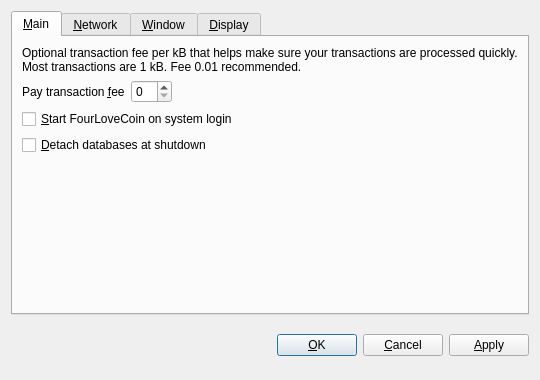
<?xml version="1.0" encoding="UTF-8"?>
<ui version="4.0">
 <class>OptionsDialog</class>
 <widget class="QDialog" name="OptionsDialog">
  <property name="geometry">
   <rect>
    <x>0</x>
    <y>0</y>
    <width>540</width>
    <height>380</height>
   </rect>
  </property>
  <property name="windowTitle">
   <string>Options</string>
  </property>
  <property name="modal">
   <bool>true</bool>
  </property>
  <layout class="QVBoxLayout" name="verticalLayout">
   <item>
    <widget class="QTabWidget" name="tabWidget">
     <property name="tabPosition">
      <enum>QTabWidget::North</enum>
     </property>
     <property name="currentIndex">
      <number>0</number>
     </property>
     <widget class="QWidget" name="tabMain">
      <attribute name="title">
       <string>&amp;Main</string>
      </attribute>
      <layout class="QVBoxLayout" name="verticalLayout_Main">
       <item>
        <widget class="QLabel" name="transactionFeeInfoLabel">
         <property name="text">
          <string>Optional transaction fee per kB that helps make sure your transactions are processed quickly. Most transactions are 1 kB. Fee 0.01 recommended.</string>
         </property>
         <property name="textFormat">
          <enum>Qt::PlainText</enum>
         </property>
         <property name="wordWrap">
          <bool>true</bool>
         </property>
        </widget>
       </item>
       <item>
        <layout class="QHBoxLayout" name="horizontalLayout_Main">
         <item>
          <widget class="QLabel" name="transactionFeeLabel">
           <property name="text">
            <string>Pay transaction &amp;fee</string>
           </property>
           <property name="textFormat">
            <enum>Qt::PlainText</enum>
           </property>
           <property name="buddy">
            <cstring>transactionFee</cstring>
           </property>
          </widget>
         </item>
         <item>
          <widget class="BitcoinAmountField" name="transactionFee"/>
         </item>
         <item>
          <spacer name="horizontalSpacer_Main">
           <property name="orientation">
            <enum>Qt::Horizontal</enum>
           </property>
           <property name="sizeHint" stdset="0">
            <size>
             <width>40</width>
             <height>20</height>
            </size>
           </property>
          </spacer>
         </item>
        </layout>
       </item>
       <item>
        <widget class="QCheckBox" name="bitcoinAtStartup">
         <property name="toolTip">
          <string>Automatically start FourLoveCoin after logging in to the system.</string>
         </property>
         <property name="text">
          <string>&amp;Start FourLoveCoin on system login</string>
         </property>
        </widget>
       </item>
       <item>
        <widget class="QCheckBox" name="detachDatabases">
         <property name="toolTip">
          <string>Detach block and address databases at shutdown. This means they can be moved to another data directory, but it slows down shutdown. The wallet is always detached.</string>
         </property>
         <property name="text">
          <string>&amp;Detach databases at shutdown</string>
         </property>
        </widget>
       </item>
       <item>
        <spacer name="verticalSpacer_Main">
         <property name="orientation">
          <enum>Qt::Vertical</enum>
         </property>
         <property name="sizeHint" stdset="0">
          <size>
           <width>20</width>
           <height>40</height>
          </size>
         </property>
        </spacer>
       </item>
      </layout>
     </widget>
     <widget class="QWidget" name="tabNetwork">
      <attribute name="title">
       <string>&amp;Network</string>
      </attribute>
      <layout class="QVBoxLayout" name="verticalLayout_Network">
       <item>
        <widget class="QCheckBox" name="mapPortUpnp">
         <property name="toolTip">
          <string>Automatically open the FourLoveCoin client port on the router. This only works when your router supports UPnP and it is enabled.</string>
         </property>
         <property name="text">
          <string>Map port using &amp;UPnP</string>
         </property>
        </widget>
       </item>
       <item>
        <widget class="QCheckBox" name="connectSocks">
         <property name="toolTip">
          <string>Connect to the FourLoveCoin network through a SOCKS proxy (e.g. when connecting through Tor).</string>
         </property>
         <property name="text">
          <string>&amp;Connect through SOCKS proxy:</string>
         </property>
        </widget>
       </item>
       <item>
        <layout class="QHBoxLayout" name="horizontalLayout_Network">
         <item>
          <widget class="QLabel" name="proxyIpLabel">
           <property name="text">
            <string>Proxy &amp;IP:</string>
           </property>
           <property name="textFormat">
            <enum>Qt::PlainText</enum>
           </property>
           <property name="buddy">
            <cstring>proxyIp</cstring>
           </property>
          </widget>
         </item>
         <item>
          <widget class="QValidatedLineEdit" name="proxyIp">
           <property name="maximumSize">
            <size>
             <width>140</width>
             <height>16777215</height>
            </size>
           </property>
           <property name="toolTip">
            <string>IP address of the proxy (e.g. 127.0.0.1)</string>
           </property>
          </widget>
         </item>
         <item>
          <widget class="QLabel" name="proxyPortLabel">
           <property name="text">
            <string>&amp;Port:</string>
           </property>
           <property name="textFormat">
            <enum>Qt::PlainText</enum>
           </property>
           <property name="buddy">
            <cstring>proxyPort</cstring>
           </property>
          </widget>
         </item>
         <item>
          <widget class="QLineEdit" name="proxyPort">
           <property name="maximumSize">
            <size>
             <width>55</width>
             <height>16777215</height>
            </size>
           </property>
           <property name="toolTip">
            <string>Port of the proxy (e.g. 9050)</string>
           </property>
          </widget>
         </item>
         <item>
          <widget class="QLabel" name="socksVersionLabel">
           <property name="text">
            <string>SOCKS &amp;Version:</string>
           </property>
           <property name="textFormat">
            <enum>Qt::PlainText</enum>
           </property>
           <property name="buddy">
            <cstring>socksVersion</cstring>
           </property>
          </widget>
         </item>
         <item>
          <widget class="QValueComboBox" name="socksVersion">
           <property name="toolTip">
            <string>SOCKS version of the proxy (e.g. 5)</string>
           </property>
          </widget>
         </item>
         <item>
          <spacer name="horizontalSpacer_Network">
           <property name="orientation">
            <enum>Qt::Horizontal</enum>
           </property>
           <property name="sizeHint" stdset="0">
            <size>
             <width>40</width>
             <height>20</height>
            </size>
           </property>
          </spacer>
         </item>
        </layout>
       </item>
       <item>
        <spacer name="verticalSpacer_Network">
         <property name="orientation">
          <enum>Qt::Vertical</enum>
         </property>
         <property name="sizeHint" stdset="0">
          <size>
           <width>20</width>
           <height>40</height>
          </size>
         </property>
        </spacer>
       </item>
      </layout>
     </widget>
     <widget class="QWidget" name="tabWindow">
      <attribute name="title">
       <string>&amp;Window</string>
      </attribute>
      <layout class="QVBoxLayout" name="verticalLayout_Window">
       <item>
        <widget class="QCheckBox" name="minimizeToTray">
         <property name="toolTip">
          <string>Show only a tray icon after minimizing the window.</string>
         </property>
         <property name="text">
          <string>&amp;Minimize to the tray instead of the taskbar</string>
         </property>
        </widget>
       </item>
       <item>
        <widget class="QCheckBox" name="minimizeOnClose">
         <property name="toolTip">
          <string>Minimize instead of exit the application when the window is closed. When this option is enabled, the application will be closed only after selecting Quit in the menu.</string>
         </property>
         <property name="text">
          <string>M&amp;inimize on close</string>
         </property>
        </widget>
       </item>
       <item>
        <spacer name="verticalSpacer_Window">
         <property name="orientation">
          <enum>Qt::Vertical</enum>
         </property>
         <property name="sizeHint" stdset="0">
          <size>
           <width>20</width>
           <height>40</height>
          </size>
         </property>
        </spacer>
       </item>
      </layout>
     </widget>
     <widget class="QWidget" name="tabDisplay">
      <attribute name="title">
       <string>&amp;Display</string>
      </attribute>
      <layout class="QVBoxLayout" name="verticalLayout_Display">
       <item>
        <layout class="QHBoxLayout" name="horizontalLayout_1_Display">
         <item>
          <widget class="QLabel" name="langLabel">
           <property name="text">
            <string>User Interface &amp;language:</string>
           </property>
           <property name="textFormat">
            <enum>Qt::PlainText</enum>
           </property>
           <property name="buddy">
            <cstring>lang</cstring>
           </property>
          </widget>
         </item>
         <item>
          <widget class="QValueComboBox" name="lang">
           <property name="toolTip">
            <string>The user interface language can be set here. This setting will take effect after restarting FourLoveCoin.</string>
           </property>
          </widget>
         </item>
        </layout>
       </item>
       <item>
        <layout class="QHBoxLayout" name="horizontalLayout_2_Display">
         <item>
          <widget class="QLabel" name="unitLabel">
           <property name="text">
            <string>&amp;Unit to show amounts in:</string>
           </property>
           <property name="textFormat">
            <enum>Qt::PlainText</enum>
           </property>
           <property name="buddy">
            <cstring>unit</cstring>
           </property>
          </widget>
         </item>
         <item>
          <widget class="QValueComboBox" name="unit">
           <property name="toolTip">
            <string>Choose the default subdivision unit to show in the interface and when sending coins.</string>
           </property>
          </widget>
         </item>
        </layout>
       </item>
       <item>
        <widget class="QCheckBox" name="displayAddresses">
         <property name="toolTip">
          <string>Whether to show FourLoveCoin addresses in the transaction list.</string>
         </property>
         <property name="text">
          <string>&amp;Display addresses in transaction list</string>
         </property>
        </widget>
       </item>
       <item>
        <widget class="QCheckBox" name="coinControlFeatures">
         <property name="toolTip">
          <string>Whether to show coin control features or not.</string>
         </property>
         <property name="text">
          <string>Display coin &amp;control features (experts only!)</string>
         </property>
        </widget>
       </item>
       <item>
        <spacer name="verticalSpacer_Display">
         <property name="orientation">
          <enum>Qt::Vertical</enum>
         </property>
         <property name="sizeHint" stdset="0">
          <size>
           <width>20</width>
           <height>40</height>
          </size>
         </property>
        </spacer>
       </item>
      </layout>
     </widget>
    </widget>
   </item>
   <item>
    <layout class="QHBoxLayout" name="horizontalLayout_Buttons">
     <item>
      <spacer name="horizontalSpacer_1">
       <property name="orientation">
        <enum>Qt::Horizontal</enum>
       </property>
       <property name="sizeHint" stdset="0">
        <size>
         <width>40</width>
         <height>48</height>
        </size>
       </property>
      </spacer>
     </item>
     <item>
      <widget class="QLabel" name="statusLabel">
       <property name="font">
        <font>
         <weight>75</weight>
         <bold>true</bold>
        </font>
       </property>
       <property name="text">
        <string/>
       </property>
       <property name="textFormat">
        <enum>Qt::PlainText</enum>
       </property>
       <property name="wordWrap">
        <bool>true</bool>
       </property>
      </widget>
     </item>
     <item>
      <spacer name="horizontalSpacer_2">
       <property name="orientation">
        <enum>Qt::Horizontal</enum>
       </property>
       <property name="sizeHint" stdset="0">
        <size>
         <width>40</width>
         <height>48</height>
        </size>
       </property>
      </spacer>
     </item>
     <item>
      <widget class="QPushButton" name="okButton">
       <property name="text">
        <string>&amp;OK</string>
       </property>
      </widget>
     </item>
     <item>
      <widget class="QPushButton" name="cancelButton">
       <property name="text">
        <string>&amp;Cancel</string>
       </property>
       <property name="autoDefault">
        <bool>false</bool>
       </property>
      </widget>
     </item>
     <item>
      <widget class="QPushButton" name="applyButton">
       <property name="text">
        <string>&amp;Apply</string>
       </property>
       <property name="autoDefault">
        <bool>false</bool>
       </property>
      </widget>
     </item>
    </layout>
   </item>
  </layout>
 </widget>
 <customwidgets>
  <customwidget>
   <class>BitcoinAmountField</class>
   <extends>QSpinBox</extends>
   <header>bitcoinamountfield.h</header>
  </customwidget>
  <customwidget>
   <class>QValueComboBox</class>
   <extends>QComboBox</extends>
   <header>qvaluecombobox.h</header>
  </customwidget>
  <customwidget>
   <class>QValidatedLineEdit</class>
   <extends>QLineEdit</extends>
   <header>qvalidatedlineedit.h</header>
  </customwidget>
 </customwidgets>
 <resources/>
 <connections/>
</ui>
